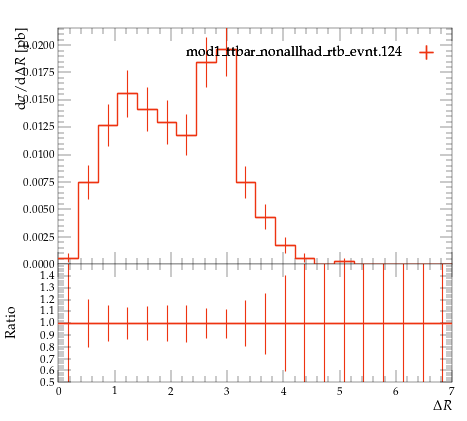

Write the Python code that produced this figure.
#! /usr/bin/env python

# This Python script was auto-generated using YODA v2.0.2.
# Analysis object: /MC_TTBAR/onelep_jetb_1_l_dR
# Timestamp: 07-08-2026 (10:19:45)

import matplotlib as mpl
import matplotlib.pyplot as plt
mpl.use('Agg') # comment out for interactive use
import os
import numpy as np

plotDir = os.path.split(os.path.realpath(__file__))[0]
if 'YODA_USER_PLOT_PATH' in globals():
    plot_outdir = globals()['YODA_USER_PLOT_PATH']
else:
    plot_outdir = plotDir

#plot style
plt.style.use(os.path.join(plotDir, '../default.mplstyle'))
# plot metadata
figW, figH = plt.rcParams['figure.figsize']
ax_xLabel = r'$\Delta R$'
ax_yLabel = r'$\mathrm{d}\sigma/\mathrm{d}\Delta R$ [pb]'
ax_title  = r''
ax_xScale = 'linear'
ax_yScale = 'linear'
xLims = (0.0, 7.0)
yLims = (0.0, 0.021583034)

# TeX-friendly labels for the legend
labels = {
    'legend' : ([ r"mod1\_ttbar\_nonallhad\_rtb\_evnt.124" ], r""),
}

# Adjust canvas width and height
canvasW = 10.0
canvasH = 9.0
figW *= canvasW/10.
figH *= canvasH/9.

# Create figure and axis objects
fig, (ax, ratio0_ax) = plt.subplots(2, 1, sharex=True,
                  figsize=(figW,figH), gridspec_kw={'height_ratios': (6.0, 3.0)})

# Set figure margins
plt.subplots_adjust(
    left   = 1.0 * plt.rcParams['figure.subplot.left'],
    right  = 1.0 * plt.rcParams['figure.subplot.right'],
    top    = 1.0 * plt.rcParams['figure.subplot.top'],
    bottom = 1.0 * plt.rcParams['figure.subplot.bottom'])

ratio0_ax.yaxis.set_major_locator(mpl.ticker.MultipleLocator(0.1))
ratio0_ax.set_ylim(0.5, 1.4999)
ratio0_ax.set_ylabel('Ratio')

# the numerical data is stored in a separate file
dataf = dict()
prefix = os.path.split(__file__)[0]
if prefix:    prefix = prefix + '/'
exec(open(prefix+'onelep_jetb_1_l_dR__data.py').read(), dataf)


legend_handles = dict() # keep track of handles for the legend

# style options for curves
# starts at zorder>=5 to draw curve on top of legend
styles = {
  'mod1_ttbar_nonallhad_rtb_evnt.124.yoda.gz': {
    'color' : '#EE3311',
    'linestyle' : '-',
    'linewidth' : 1,
    'marker' : 'none',
    'markersize' : 2,
    'capsize' : 0.0,
    'zorder' : 5,
    'histstyle' : 1,
    'drawstyle' : 'steps-pre',
    'xerrorbars' : 1,
    'yerrorbars' : 1,
    'fillcolor' : None,
    'fillopacity' : 1.0,
    'ratio0_linestyle' : '-',
    'ratio0_linewidth' : 1,
    'ratio0_marker' : 'none',
    'ratio0_markersize' : 2,
    'ratio0_capsize' : 0.0,
    'ratio0_zorder' : 5,
    'ratio0_histstyle' : 1,
    'ratio0_drawstyle' : 'steps-pre',
    'ratio0_xerrorbars' : 1,
    'ratio0_yerrorbars' : 1,
  },
}

# curve from input yoda files in main panel
for label, yvals in dataf['yvals'].items():
    if all(np.isnan(v) for v in dataf['yvals'][label]):
        continue
    tmp = None
    if styles[label]['histstyle']: # draw as histogram
        xpos = dataf['xedges'][label] if styles[label]['drawstyle'] else dataf['xpoints'][label]
        ypos = np.insert(yvals, 0, yvals[0]) if styles[label]['drawstyle'] else yvals
        if styles[label]['fillcolor']: # fill area below curve
            ax.fill_between(xpos, ypos, step='pre',
                            color=styles[label]['fillcolor'],
                            alpha=styles[label]['fillopacity'])
        tmp, = ax.plot(xpos, ypos,
                       color=styles[label]['color'],
                       linestyle=styles[label]['linestyle'],
                       linewidth=styles[label]['linewidth'],
                       drawstyle=styles[label]['drawstyle'], solid_joinstyle='miter',
                       zorder=styles[label]['zorder'], label=label)
    tmp = ax.errorbar(dataf['xpoints'][label], yvals,
                      xerr=np.array(dataf['xerrs'][label])*styles[label]['xerrorbars'],
                      yerr=np.array(dataf['yerrs'][label])*styles[label]['yerrorbars'],
                      fmt=styles[label]['marker'], capsize=styles[label]['capsize'],
                      markersize=styles[label]['markersize'],
                      ecolor=styles[label]['color'],
                      color=styles[label]['color'], zorder=styles[label]['zorder'])
    tmp[-1][0].set_linestyle(styles[label]['linestyle'])
    tmp[-1][0].set_linewidth(styles[label]['linewidth'])
    if label in dataf['add_legend_handle']:  legend_handles[label] = tmp
    for varLabel in dataf['variation_yvals'].keys():
        if varLabel.startswith(label):
            tmp, = ax.plot(dataf['xedges'][label], dataf['variation_yvals'][varLabel],
                           color=styles[label]['color'],
                           linestyle=styles[label]['linestyle'],
                           linewidth=styles[label]['linewidth'],
                           drawstyle='steps-pre', solid_joinstyle='miter',
                           zorder=styles[label]['zorder'], alpha=0.5)


# plots on ratio panel
# curve from input yoda files in ratio panel
for label, yvals in dataf['ratio0_yvals'].items():
    if all(np.isnan(v) for v in yvals):
        continue
    if styles[label]['ratio0_histstyle']: # plot as histogram
        xpos = dataf['xedges']['mod1_ttbar_nonallhad_rtb_evnt.124.yoda.gz'] if styles[label]['ratio0_drawstyle'] else dataf['xpoints']['mod1_ttbar_nonallhad_rtb_evnt.124.yoda.gz']
        ypos = np.insert(yvals, 0, yvals[0]) if styles[label]['ratio0_drawstyle'] else yvals
        ratio0_ax.plot(xpos, ypos,
                       color=styles[label]['color'],
                       linewidth=styles[label]['linewidth'],
                       linestyle=styles[label]['ratio0_linestyle'],
                       drawstyle=styles[label]['ratio0_drawstyle'], zorder=styles[label]['zorder'],
                       solid_joinstyle='miter')
    tmp = ratio0_ax.errorbar(dataf['xpoints']['mod1_ttbar_nonallhad_rtb_evnt.124.yoda.gz'], yvals,
                             xerr=np.array(dataf['ref_xerrs'])*styles[label]['ratio0_xerrorbars'],
                             yerr=np.array(dataf['ratio0_yerrs'][label])*styles[label]['ratio0_yerrorbars'],
                             fmt=styles[label]['ratio0_marker'], capsize=styles[label]['ratio0_capsize'],
                             markersize=styles[label]['ratio0_markersize'],
                             ecolor=styles[label]['color'],
                             color=styles[label]['color'])
    tmp[-1][0].set_linestyle(styles[label]['ratio0_linestyle'])
    tmp[-1][0].set_linewidth(styles[label]['ratio0_linewidth'])

    for varlabel in dataf['ratio0_variation_vals'].keys():
        if varlabel.startswith(label):
            ratio0_ax.plot(dataf['xedges']['mod1_ttbar_nonallhad_rtb_evnt.124.yoda.gz'],
                            dataf['ratio0_variation_vals'][varlabel],
                            color=styles[label]['color'],
                            linestyle=styles[label]['linestyle'],
                            linewidth=styles[label]['linewidth'],
                            drawstyle='steps-pre', solid_joinstyle='miter',
                            zorder=1, alpha=0.5)

legend_items = list(legend_handles.values())
ax.add_artist(ax.legend(legend_items,
                        labels['legend'][0],
                        title=labels['legend'][1],
                        alignment='right',
                        loc='upper right',
                        bbox_to_anchor=(1.0, 0.97),markerfirst=False))

# set plot metadata as defined above
ratio0_ax.set_xlabel(ax_xLabel)
ratio0_ax.xaxis.set_label_coords(1., -0.15)
ax.set_ylabel(ax_yLabel, ha='right', va='top')
ax.yaxis.set_label_coords(-0.11, 1.0)
ax.set_title(ax_title, loc='left')
ax.set_xscale(ax_xScale)
ax.set_yscale(ax_yScale)
ax.set_xlim(xLims)
ax.set_ylim(yLims)

# tick formatting
plt.rcParams['xtick.top'] = True
plt.rcParams['ytick.right'] = True
fig.align_ylabels((ax, ratio0_ax))
plt.savefig(os.path.join(plot_outdir, 'onelep_jetb_1_l_dR.pdf'), format='PDF')
plt.savefig(os.path.join(plot_outdir, 'onelep_jetb_1_l_dR.png'), format='PNG')

plt.close(fig)
